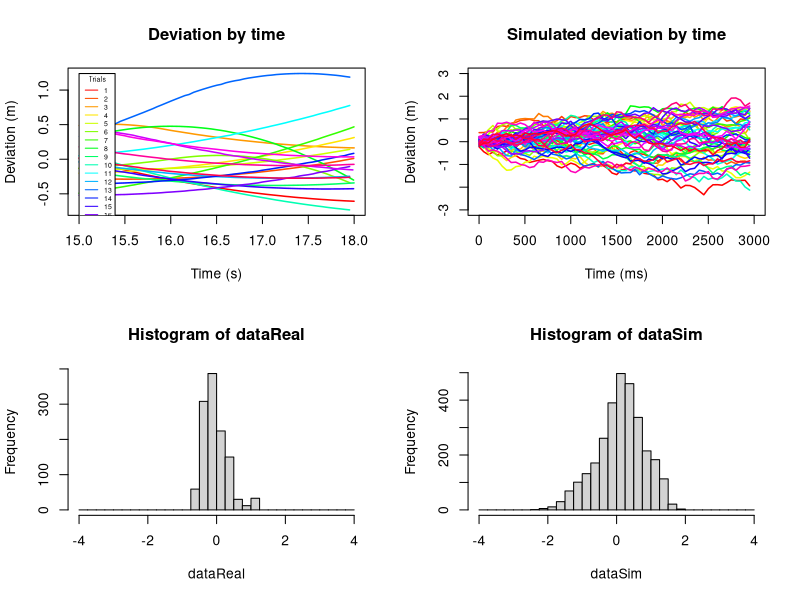

Recreate this plot in R.
#load("keyPressDataWithLaneDeviation.Rdata")
dfcFrame <- read.csv("tableOfDriftValuesCalibration.csv", header = TRUE)
plotA <- function(){  
  subFrame <- subset(dfcFrame, dfcFrame$trialTime >= 15000 & dfcFrame$trialTime <= 18000, select = c("trial", "posX", "trialTime"))
  plotFrame <- data.frame(
    trial = subFrame$trial,
    timeInSeconds = subFrame$trialTime / 1000,
    lanePosition = subFrame$posX
  )
  
  xrange <- range(plotFrame$timeInSeconds)
  yrange <- range(plotFrame$lanePosition)
  
  plot(xrange, yrange, type = "n", xlab = "Time (s)", ylab = "Deviation (m)")
  
  ntrial <- length(unique(plotFrame$trial))
  colors <- rainbow(ntrial)
  
  for(i in 1:ntrial){
    lines(plotFrame$timeInSeconds[plotFrame$trial == i], plotFrame$lanePosition[plotFrame$trial == i], 
          type = "l" , lwd=1.5, col=colors[i], lty = 1)
  }
  
  legend(xrange[1], yrange[2], 1:ntrial, cex=0.5, col=colors, lty=1, title="Trials")
  
  title("Deviation by time")
  plotFrame$lanePosition
}

plotB <- function(){
  subFrame <- subset(dfcFrame, dfcFrame$trialTime >= 15000 & dfcFrame$trialTime <= 18000, select = c("trial", "posX", "trialTime"))
  plotFrame <- data.frame(
    trial = subFrame$trial,
    timeInMs = subFrame$trialTime,
    lanePosition = subFrame$posX
  )
  
  ntrial <- 50#length(unique(plotFrame$trial))
  colors <- rainbow(ntrial)
  
  xrange <- range(0:3000)
  yrange <- range(-3:3)
  
  plot(xrange, yrange, type = "n", xlab = "Time (ms)", ylab = "Deviation (m)")
  # mean <- with(plotFrame, aggregate(lanePosition, list(trial), mean))
  # sd <- with(plotFrame , aggregate(lanePosition, list(trial), sd))
  
  allRn <- c()
  for(i in 1:ntrial){
    #trialData <- plotFrame[plotFrame$trial == i,]
    #mean <- with(trialData, aggregate(lanePosition, list(trial), mean))
    #sd <- with(trialData, aggregate(lanePosition, list(trial), sd))
    
    #rn <- rnorm(60, mean = mean$x, sd = sd$x)
    
    rn <- rnorm(3000 / 50, mean = 0, sd = 0.13)
    rn <- cumsum(rn)
    lines(seq(1, 3000, 50), rn, type = "l" , lwd=1.5, col=colors[i], lty = 1)
    for(v in rn)
      allRn <- c(allRn, v)
  }
  
  title("Simulated deviation by time")
  allRn
}

plotC <- function(dataReal, dataSim){
  xrange <- range(-4:4)
  hist(dataReal, xlim = xrange, breaks = seq(-4, 4, 0.25))
  hist(dataSim, xlim = xrange, breaks = seq(-4, 4, 0.25))
}

par(mfrow=c(2,2))
lda <- plotA()
ldb <- plotB()
plotC(lda, ldb)

sda <- sd(lda)
sda
sdb<- sd(ldb)
sdb
